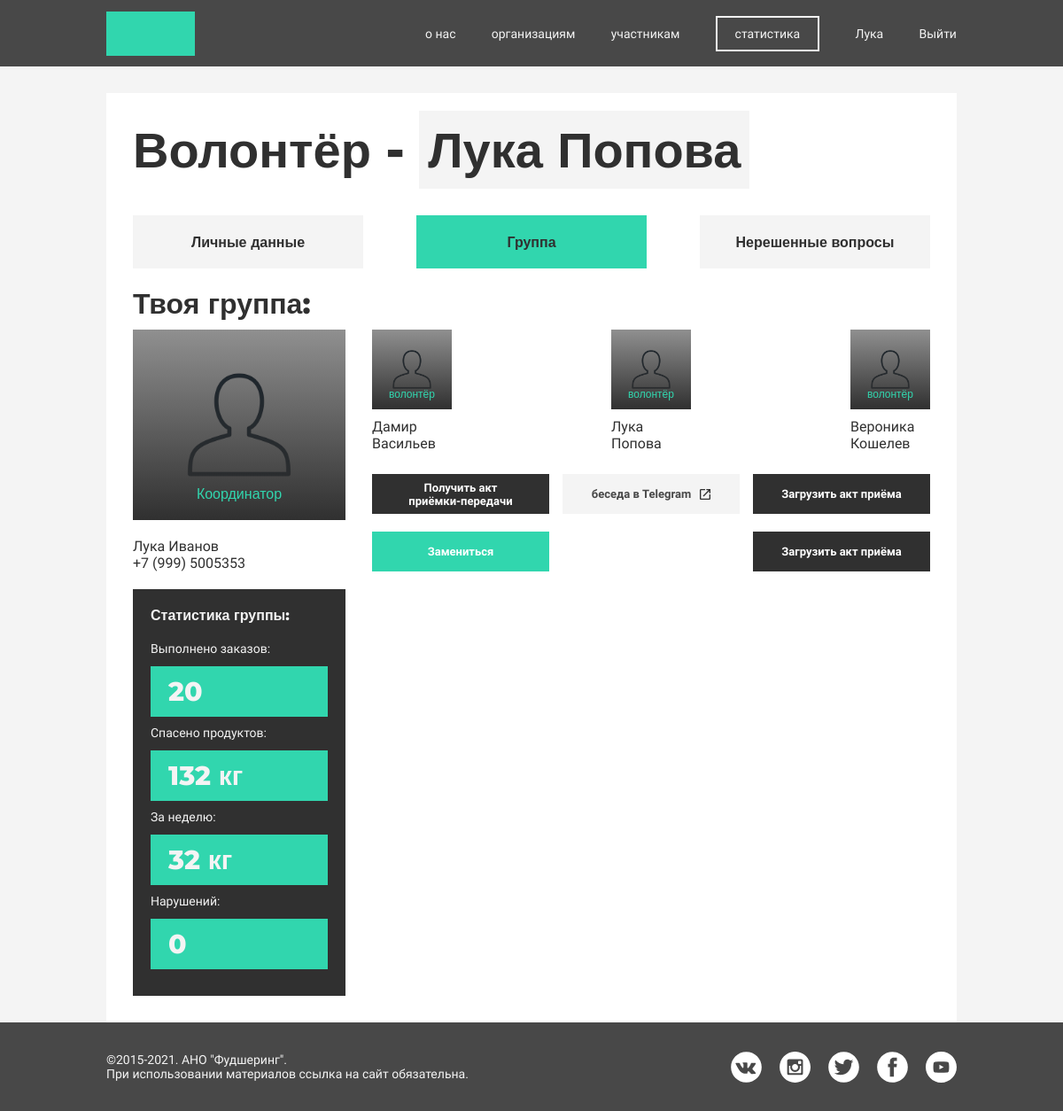
Page /cabinet/ (signed in) on the committed database.
### authapp/models.py (models this page shows, shortened)
class UserProfile(AbstractUser):
    email = models.EmailField(verbose_name='Почта')
    first_name = models.CharField(verbose_name='Имя', max_length=128)
    last_name = models.CharField(verbose_name='Фамилия', max_length=128)
    status = models.CharField(verbose_name='Статус', choices=Status.choices, default=Status.Volunteer, max_length=1)
    confirm = models.BooleanField(verbose_name='Подтверждён', default=False)
    address = models.CharField(verbose_name='Адрес', max_length=128)
    phone_number = models.CharField(max_length=12, verbose_name="Номер телефона")

### mainapp/models.py (models this page shows, shortened)
class Group(models.Model):
    name = models.CharField(verbose_name='название группы', max_length=128)
    users_volonter = models.ManyToManyField(UserProfile)
    user_coordintator = models.ForeignKey(UserProfile, on_delete=models.CASCADE, related_name='coordinator')

### mainapp/views.py (the view)
# urls.py: path('cabinet/', mainapp.cabinet, name='cabinet'),
def cabinet(request):
    if request.user.status == 'c':
        group = Group.objects.filter(user_coordintator=request.user)
        content = {
            'title': 'Личный кабинет | координатора',
            'group': group,
        }
        return render(request, 'mainapp/lk/coordinator.html', content)
    elif request.user.is_staff:
        content = {
            'title': 'Личный кабинет | Администратор',
        }
        return render(request, 'mainapp/lk/admin.html', content)
    elif request.user.status == 'v':
        group = Group.objects.filter(users_volonter=request.user)
        content = {
            'title': 'Личный кабинет | волонтёра',
            'group': group,
        }
        return render(request, 'mainapp/lk/volonter.html', content)
    else:
        content = {
            'title': 'Личный кабинет | Ошибка',
        }
        return render(request, 'mainapp/lk/error.html', content)

### mainapp/templates/mainapp/lk/volonter.html (shortened to what this page needs)
{% extends 'mainapp/layouts/app.html' %}
{% load static %}
{% block content %}
    <div class="frame">
        <div class="content cabinet_frame">
            {% if request.user.confirm %}
                {% if group %}
                    <div class="cabinet_title md-title h1">Волонтёр - <span class="marked-text"> {{ request.user.first_name }} {{ request.user.last_name }}</span> </div>
                    <div class="cabinet_menu">
                        <div class="cabinet_menu-item h1"> Личные данные</div>
                        <div class="cabinet_menu-item h1 active">Группа</div>
                        <div class="cabinet_menu-item h1"> Нерешенные вопросы</div>
                    </div>
                    <div class="cabinet-group">
                        <div class="cabinet-group_title sm-title h1">Твоя группа:</div>
                        {% for item in group %}
                            <div class="cabinet-group_content">
                                <div class="cabinet-group_content-coord">
                                    <div class="cabinet-group_content_coord-image" style="background:linear-gradient(180deg, rgba(48, 48, 48, 0.5) 0%, #303030 100%), url('{% static 'images/user.png'%}') center no-repeat; background-size: cover">
                                        Координатор
                                    </div>
                                    <div class="cabinet-group_content_coord-info">
                                        <div class="cabinet-group_content_coord-name">
                                            {{ item.user_coordintator.first_name }} {{ item.user_coordintator.last_name }}
                                        </div>
                                        <div class="cabinet-group_content_coord-phone">+7 (999) 5005353</div>
                                    </div>
                                </div>
                                <div class="cabinet-group_content-vol">
                                    <div class="cabinet-group_voloneurs">
                                        {% for volonters in item.users_volonter.all %}
                                            <div class="cabinet-group_voloteur ">
                                                <div class="cabinet-group_voloteur_image sm-text" style="background:linear-gradient(180deg, rgba(48, 48, 48, 0.5) 0%, #303030 100%), url('{% static 'images/user.png'%}') center no-repeat; background-size: cover">
                                                    волонтёр
                                                </div>
                                                <div class="cabinet-group_voloteur_info">
                                                    {{ volonters.first_name }} {{ volonters.last_name }}
                                                </div>
                                            </div>
                                        {% endfor %}
                                    </div>
                                    <div class="cabinet-group_buttons">
                                        <div class="cabinet-group_buttons_row">
                                            <div class="button cabinet_button button_black">Получить акт <br>приёмки-передачи</div>
                                            <div class="button cabinet_button">
                                                беседа в Telegram
                                            </div>
                                            <div class="button cabinet_button button_black">Загрузить акт приёма</div>
                                        </div>
                                        <div class="cabinet-group_buttons_row">
                                            <div class="button cabinet_button button_green">Замениться</div>
                                            <div class="button cabinet_button button_black">Загрузить акт приёма</div>
                                        </div>
                                    </div>
                                </div>
                            </div>
                            <div class="cabinet-group_content">
                                <div class="cabinet-group_content-coord">
                                    <div class="cabinet-group_content_group-statistic">
                                        <div class="cabinet-group_content_statistic-title h1">Статистика группы:</div>
                                        <div class="cabinet-group_content_statistic-info">
                                            <div class="cabinet-group_content_statistic_row">
                                                <div class="md-text">Выполнено заказов:</div>
                                                <div class="main_right_statistic-card_info_text h1">20</div>
                                            </div>
                                            <div class="cabinet-group_content_statistic_row">
                                                <div class="md-text">Спасено продуктов:</div>
                                                <div class="main_right_statistic-card_info_text h1">132 кг</div>
                                            </div>
                                            <div class="cabinet-group_content_statistic_row">
                                                <div class="md-text">За неделю:</div>
                                                <div class="main_right_statistic-card_info_text h1">32 кг</div>
                                            </div>
                                            <div class="cabinet-group_content_statistic_row">
                                                <div class="md-text">Нарушений:</div>
                                                <div class="main_right_statistic-card_info_text h1">0</div>
                                            </div>
                                        </div>
                                    </div>
                                </div>
                                <div class="cabinet-group_content-vol"></div>
                            </div>
                        {% endfor %}
                    </div>
                {% endif  %}
            {% endif %}
        </div>
    </div>
{% endblock %}

### mainapp/templates/mainapp/layouts/app.html (shortened to what this page needs)
{% load static %}
<!doctype html>
<html lang="ru">
<head>
    <link href="https://cdn.jsdelivr.net/npm/select2@4.1.0-rc.0/dist/css/select2.min.css" rel="stylesheet"/>
    <link rel="stylesheet" href="{% static 'css/main.css' %}">
</head>
<body>
<div class="menu">
    <div class="content  menu_content">
        <div class="menu_left">
            <a href="{% url 'mainapp:index' %}">
                <div class="menu_left_logo"></div>
            </a>
        </div>
        <div class="menu_right">
            <div class="menu_right_li"><a href="{% url 'mainapp:about' %}">о нас</a></div>
            <div class="menu_right_li"><a href="{% url 'mainapp:organizations' %}">организациям</a></div>
            <div class="menu_right_li"><a href="{% url 'mainapp:participants' %}">участникам</a></div>
            <div class="menu_right_li  statistic_button"><a href="#">статистика</a></div>
            {% if not user.is_authenticated %}
                <div class="menu_right_li"><a href="{% url 'authapp:register' %}">регистрация</a></div>
                <div class="menu_right_li"><a href="{% url 'authapp:login' %}">вход</a></div>
            {% else %}
                <div class="menu_right_li"><a href="{% url 'mainapp:cabinet' %}">{{ request.user.first_name }}</a></div>
                <div class="menu_right_li"><a href="{% url 'authapp:logout' %}">Выйти</a></div>
            {% endif %}
        </div>
    </div>
</div>
{% block content %}
{% endblock %}
<div class="footer">
    <div class="content footer_content">
        <div class="footer_item footer_left">
            <span>©2015-2021. АНО "Фудшеринг".</span>
            <span>При использовании материалов ссылка на сайт обязательна.</span>
        </div>
        <div class="footer_item footer_right">
            <a href="#">
                <div class="social_logo"
                     style="background: url('{% static 'icons/footer/vk.svg' %}') center no-repeat; background-size: cover"></div>
            </a>
            <a href="#">
                <div class="social_logo"
                     style="background: url('{% static 'icons/footer/inst.svg' %}') center no-repeat; background-size: cover"></div>
            </a>
            <a href="#">
                <div class="social_logo"
                     style="background: url('{% static 'icons/footer/tt.svg' %}') center no-repeat; background-size: cover"></div>
            </a>
            <a href="#">
                <div class="social_logo"
                     style="background: url('{% static 'icons/footer/fb.svg' %}') center no-repeat; background-size: cover"></div>
            </a>
            <a href="#">
                <div class="social_logo"
                     style="background: url('{% static 'icons/footer/yt.svg' %}') center no-repeat; background-size: cover"></div>
            </a>
        </div>
    </div>
</div>
</body>
</html>

### static/css/main.css (style rules this page uses)
body { margin: 0; background: #F4F4F4; color: #303030; font-family: "Raleway", sans-serif; }
div, input { box-sizing: border-box; }
a { text-decoration: none; }
.h1 { font-family: "Montserrat", sans-serif; font-weight: 800; }
.marked-text { padding: 10px; background: #F4F4F4; }
.md-title { font-size: 56px; }
.sm-title { font-size: 32px; }
.md-text { font-size: 14px; }
.sm-text { font-size: 12px; }
.button { width: 170px; height: 40px; display: flex; justify-content: center; align-items: center; background: #F4F4F4; cursor: pointer; transition: 200ms; text-decoration: none; color: #484848; }
.button_black { background: #303030; color: #FFFFFF; }
.button_green { background: #31D6AE; color: #FFFFFF; }
.menu { width: 100%; background: #484848; height: 75px; display: flex; justify-content: center; align-items: center; margin-bottom: 30px; }
.menu_content, .footer_content { display: flex; justify-content: space-between; align-items: center; }
.menu_left_logo { height: 50px; width: 100px; background: #31D6AE; }
.menu_right { width: 600px; font-size: 14px; display: flex; justify-content: space-between; align-items: center; color: #F4F4F4; }
.menu_right_li a { text-decoration: none; color: #F4F4F4; }
.statistic_button { box-sizing: content-box; border: 2px solid #F4F4F4; padding: 10px 20px; }
.footer { position: fixed; bottom: 0; height: 100px; width: 100%; background: #484848; color: #F4F4F4; display: flex; align-items: center; justify-content: center; font-size: 14px; z-index: 10; }
.footer_item { display: flex; }
.footer_left { flex-direction: column; }
.social_logo { margin-left: 20px; width: 35px; height: 35px; transition: 100ms ease-out; }
.frame { width: 100%; display: flex; justify-content: center; }
.content { width: 960px; }
.main_right_statistic-card_info_text { box-sizing: content-box; background: #31D6AE; color: #F4F4F4; font-size: 30px; padding: 10px 20px; z-index: 2; }
.cabinet_frame { background: #ffffff; padding: 30px; margin-bottom: 80px; }
.cabinet_title { margin-bottom: 40px; }
.cabinet_menu { width: 100%; margin: 20px 0; display: flex; justify-content: space-between; align-items: center; }
.cabinet_menu-item { width: 260px; height: 60px; display: flex; justify-content: center; align-items: center; background: #F4F4F4; cursor: pointer; }
.cabinet_menu-item.active { background: #31D6AE; }
.cabinet-group_title { margin-bottom: 10px; }
.cabinet-group_content { display: flex; justify-content: space-between; margin-bottom: 20px; }
.cabinet-group_content_coord-image, .cabinet-group_voloteur_image { display: flex; justify-content: center; align-items: flex-end; font-family: "Montserrat", sans-serif; color: #31D6AE; }
.cabinet-group_content_coord-image { height: 215px; width: 240px; background: #303030; margin-bottom: 20px; padding: 20px; }
.cabinet-group_content-vol { width: 630px; display: flex; flex-direction: column; justify-content: space-between; }
.cabinet-group_voloneurs { display: flex; justify-content: space-between; }
.cabinet-group_voloteur { width: 90px; }
.cabinet-group_voloteur_image { position: relative; height: 90px; padding: 10px; background: #303030; margin-bottom: 10px; }
.cabinet_button { width: 200px; height: 45px; font-size: 13px; display: flex; justify-content: center; text-align: center; align-items: center; font-weight: bold; }
.cabinet_button svg { margin-left: 10px; }
.cabinet-group_buttons_row { display: flex; justify-content: space-between; margin-top: 20px; }
.cabinet-group_content_statistic_row { height: 85px; display: flex; flex-direction: column; justify-content: space-between; margin-bottom: 10px; }
.cabinet-group_content_statistic-title { margin-bottom: 20px; }
.cabinet-group_content_group-statistic { width: 240px; padding: 20px; background: #303030; color: #F4F4F4; display: flex; flex-direction: column; justify-content: center; }

### rows in the picture
UserProfile: user.first_name "Лука", user.last_name "Попова", confirm True (drawn), first_name "Лука", last_name "Попова"
Group: user_coordintator.first_name "Лука", user_coordintator.last_name "Иванов"
UserProfile: first_name "Дамир", last_name "Васильев"
UserProfile: first_name "Вероника", last_name "Кошелев"
